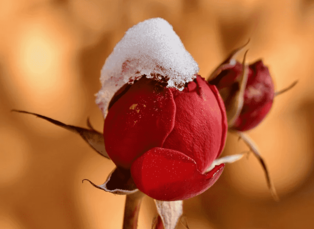
#> input picture 004_cropping_image/Python/test_cropped.jpg, 314 x 229 px
$ python patching.py
#> lines starting #> are read from the running program, lines starting #| are printed output that depends on the picture; after the words box and inside, x2 and y2 are one past the last pixel; in counts of white or black regions, pixels touching at a corner belong together
import cv2

img =  cv2.imread("test_cropped.jpg")
#> img is the input picture: shape (229, 314, 3); mean B, G, R 58.7, 102.6, 179
image_copy = img.copy()
print(img.shape)
#| (229, 314, 3)

#Set height and width to image height and width
imgheight=img.shape[0]
#> imgheight = 229
imgwidth=img.shape[1]
#> imgwidth = 314

M = 76
N = 104
x1 = 0
y1 = 0

for y in range(0, imgheight, M):
    for x in range(0, imgwidth, N):
        if (imgheight - y) < M or (imgwidth - x) < N:
            break

        y1 = y + M
        x1 = x + N

        # check whether the patch width or height exceeds the image width or height
        if x1 >= imgwidth and y1 >= imgheight:
            x1 = imgwidth - 1
            y1 = imgheight - 1
            #Crop into patches of size MxN
            tiles = image_copy[y:y+M, x:x+N]
            #Save each patch into file directory
            cv2.imwrite('saved_patches/'+'tile'+str(x)+'_'+str(y)+'.jpg', tiles)
            cv2.rectangle(img, (x, y), (x1, y1), (0, 255, 0), 1)
        elif y1 >= imgheight: # when patch height exceeds the image height
            y1 = imgheight - 1
            #Crop into patches of size MxN
            tiles = image_copy[y:y+M, x:x+N]
            #Save each patch into file directory
            cv2.imwrite('saved_patches/'+'tile'+str(x)+'_'+str(y)+'.jpg', tiles)
            cv2.rectangle(img, (x, y), (x1, y1), (0, 255, 0), 1)
        elif x1 >= imgwidth: # when patch width exceeds the image width
            x1 = imgwidth - 1
            #Crop into patches of size MxN
            tiles = image_copy[y:y+M, x:x+N]
            #Save each patch into file directory
            cv2.imwrite('saved_patches/'+'tile'+str(x)+'_'+str(y)+'.jpg', tiles)
            cv2.rectangle(img, (x, y), (x1, y1), (0, 255, 0), 1)
        else:
            #Crop into patches of size MxN
            tiles = image_copy[y:y+M, x:x+N]
            #Save each patch into file directory
            cv2.imwrite('saved_patches/'+'tile'+str(x)+'_'+str(y)+'.jpg', tiles)
            cv2.rectangle(img, (x, y), (x1, y1), (0, 255, 0), 1)
#> this loop made 4 passes
#> pass 1, `cv2.imwrite('saved_patches/'+'tile'+str(x)+'_'+str(y)+'.jpg', tiles)`:
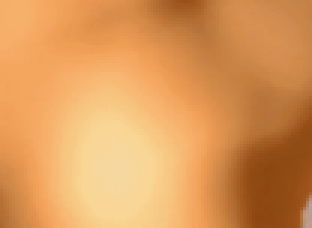
#> saved as tile0_0.jpg: shape (76, 104, 3) (shown 3 times larger); mean B, G, R 88.7, 153.9, 220.4
#> pass 1, `cv2.imwrite('saved_patches/'+'tile'+str(x)+'_'+str(y)+'.jpg', tiles)`:
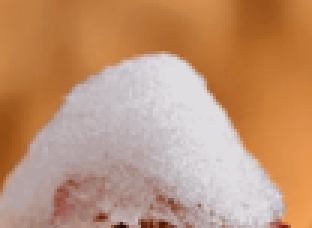
#> saved as tile104_0.jpg: shape (76, 104, 3) (shown 3 times larger); mean B, G, R 116.5, 147.6, 191.7
#> pass 1, `cv2.imwrite('saved_patches/'+'tile'+str(x)+'_'+str(y)+'.jpg', tiles)`:
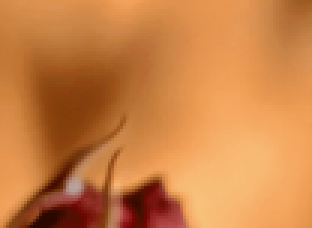
#> saved as tile208_0.jpg: shape (76, 104, 3) (shown 3 times larger); mean B, G, R 69, 129.2, 202.9
#> pass 2, `cv2.imwrite('saved_patches/'+'tile'+str(x)+'_'+str(y)+'.jpg', tiles)`:
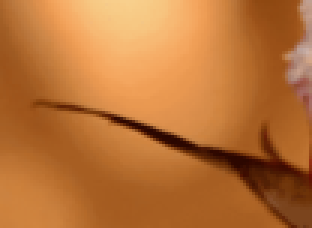
#> saved as tile0_76.jpg: shape (76, 104, 3) (shown 3 times larger); mean B, G, R 55.5, 115, 185.4
#> after the loop:
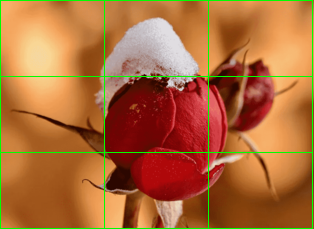
#> img: shape (229, 314, 3); 2.99% of pixels changed, all inside (x1, y1, x2, y2) = (0, 0, 313, 229)
#> after the loop:
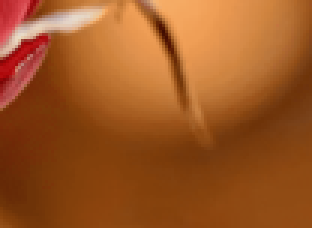
#> tiles: shape (76, 104, 3) (shown 3 times larger); mean B, G, R 35.4, 86.9, 157.6

#Save full image into file directory
cv2.imshow("Patched Image",img)
cv2.imwrite("patched.jpg",img)

cv2.waitKey()
cv2.destroyAllWindows()
